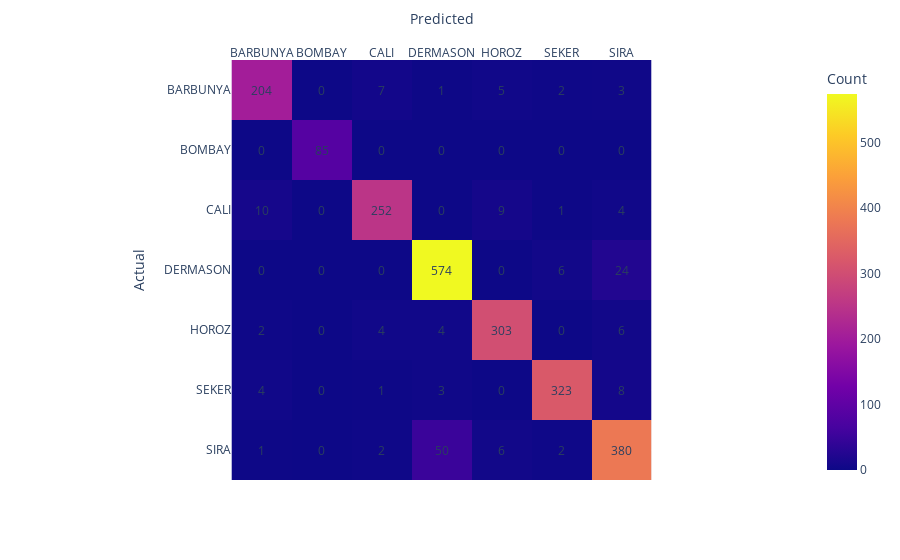

The code cell stored with this chart in its notebook:
### Markdown cell above
### 6.3 SVC

### Code cell
svc = SVC()
dist = {'C': [0.1, 1, 10, 100, 1000,10000], 'gamma': [1, 0.01, 0.0001], 'kernel': ['rbf'
                                                                                   #, 'poly', 'sigmoid'
                                                                                   ]}
train_evaluate_encoded2(svc, dist, X_train, y_encoded2, X_val, y_val_encoded2, cv=5)

### Figure 1 — Plotly figure (JSON) as saved in the notebook; plotly's stock layout.template omitted (floating-point values rounded to 4 significant figures)
{"data": [{"coloraxis": "coloraxis", "hovertemplate": "Predicted: %{x}<br>Actual: %{y}<br>Count: %{z}<extra></extra>", "name": "0", "type": "heatmap", "x": ["BARBUNYA", "BOMBAY", "CALI", "DERMASON", "HOROZ", "SEKER", "SIRA"], "xaxis": "x", "y": ["BARBUNYA", "BOMBAY", "CALI", "DERMASON", "HOROZ", "SEKER", "SIRA"], "yaxis": "y", "z": [[204, 0, 7, 1, 5, 2, 3], [0, 85, 0, 0, 0, 0, 0], [10, 0, 252, 0, 9, 1, 4], [0, 0, 0, 574, 0, 6, 24], [2, 0, 4, 4, 303, 0, 6], [4, 0, 1, 3, 0, 323, 8], [1, 0, 2, 50, 6, 2, 380]]}], "layout": {"annotations": [{"showarrow": false, "text": "204", "x": "BARBUNYA", "y": "BARBUNYA"}, {"showarrow": false, "text": "0", "x": "BOMBAY", "y": "BARBUNYA"}, {"showarrow": false, "text": "7", "x": "CALI", "y": "BARBUNYA"}, {"showarrow": false, "text": "1", "x": "DERMASON", "y": "BARBUNYA"}, {"showarrow": false, "text": "5", "x": "HOROZ", "y": "BARBUNYA"}, {"showarrow": false, "text": "2", "x": "SEKER", "y": "BARBUNYA"}, {"showarrow": false, "text": "3", "x": "SIRA", "y": "BARBUNYA"}, {"showarrow": false, "text": "0", "x": "BARBUNYA", "y": "BOMBAY"}, {"showarrow": false, "text": "85", "x": "BOMBAY", "y": "BOMBAY"}, {"showarrow": false, "text": "0", "x": "CALI", "y": "BOMBAY"}, {"showarrow": false, "text": "0", "x": "DERMASON", "y": "BOMBAY"}, {"showarrow": false, "text": "0", "x": "HOROZ", "y": "BOMBAY"}, {"showarrow": false, "text": "0", "x": "SEKER", "y": "BOMBAY"}, {"showarrow": false, "text": "0", "x": "SIRA", "y": "BOMBAY"}, {"showarrow": false, "text": "10", "x": "BARBUNYA", "y": "CALI"}, {"showarrow": false, "text": "0", "x": "BOMBAY", "y": "CALI"}, {"showarrow": false, "text": "252", "x": "CALI", "y": "CALI"}, {"showarrow": false, "text": "0", "x": "DERMASON", "y": "CALI"}, {"showarrow": false, "text": "9", "x": "HOROZ", "y": "CALI"}, {"showarrow": false, "text": "1", "x": "SEKER", "y": "CALI"}, {"showarrow": false, "text": "4", "x": "SIRA", "y": "CALI"}, {"showarrow": false, "text": "0", "x": "BARBUNYA", "y": "DERMASON"}, {"showarrow": false, "text": "0", "x": "BOMBAY", "y": "DERMASON"}, {"showarrow": false, "text": "0", "x": "CALI", "y": "DERMASON"}, {"showarrow": false, "text": "574", "x": "DERMASON", "y": "DERMASON"}, {"showarrow": false, "text": "0", "x": "HOROZ", "y": "DERMASON"}, {"showarrow": false, "text": "6", "x": "SEKER", "y": "DERMASON"}, {"showarrow": false, "text": "24", "x": "SIRA", "y": "DERMASON"}, {"showarrow": false, "text": "2", "x": "BARBUNYA", "y": "HOROZ"}, {"showarrow": false, "text": "0", "x": "BOMBAY", "y": "HOROZ"}, {"showarrow": false, "text": "4", "x": "CALI", "y": "HOROZ"}, {"showarrow": false, "text": "4", "x": "DERMASON", "y": "HOROZ"}, {"showarrow": false, "text": "303", "x": "HOROZ", "y": "HOROZ"}, {"showarrow": false, "text": "0", "x": "SEKER", "y": "HOROZ"}, {"showarrow": false, "text": "6", "x": "SIRA", "y": "HOROZ"}, {"showarrow": false, "text": "4", "x": "BARBUNYA", "y": "SEKER"}, {"showarrow": false, "text": "0", "x": "BOMBAY", "y": "SEKER"}, {"showarrow": false, "text": "1", "x": "CALI", "y": "SEKER"}, {"showarrow": false, "text": "3", "x": "DERMASON", "y": "SEKER"}, {"showarrow": false, "text": "0", "x": "HOROZ", "y": "SEKER"}, {"showarrow": false, "text": "323", "x": "SEKER", "y": "SEKER"}, {"showarrow": false, "text": "8", "x": "SIRA", "y": "SEKER"}, {"showarrow": false, "text": "1", "x": "BARBUNYA", "y": "SIRA"}, {"showarrow": false, "text": "0", "x": "BOMBAY", "y": "SIRA"}, {"showarrow": false, "text": "2", "x": "CALI", "y": "SIRA"}, {"showarrow": false, "text": "50", "x": "DERMASON", "y": "SIRA"}, {"showarrow": false, "text": "6", "x": "HOROZ", "y": "SIRA"}, {"showarrow": false, "text": "2", "x": "SEKER", "y": "SIRA"}, {"showarrow": false, "text": "380", "x": "SIRA", "y": "SIRA"}], "coloraxis": {"colorbar": {"title": {"text": "Count"}}, "colorscale": [[0, "#0d0887"], [0.1111, "#46039f"], [0.2222, "#7201a8"], [0.3333, "#9c179e"], [0.4444, "#bd3786"], [0.5556, "#d8576b"], [0.6667, "#ed7953"], [0.7778, "#fb9f3a"], [0.8889, "#fdca26"], [1, "#f0f921"]]}, "margin": {"t": 60}, "xaxis": {"anchor": "y", "constrain": "domain", "domain": [0, 1], "scaleanchor": "y", "side": "top", "title": {"text": "Predicted"}}, "yaxis": {"anchor": "x", "autorange": "reversed", "constrain": "domain", "domain": [0, 1], "title": {"text": "Actual"}}}}
